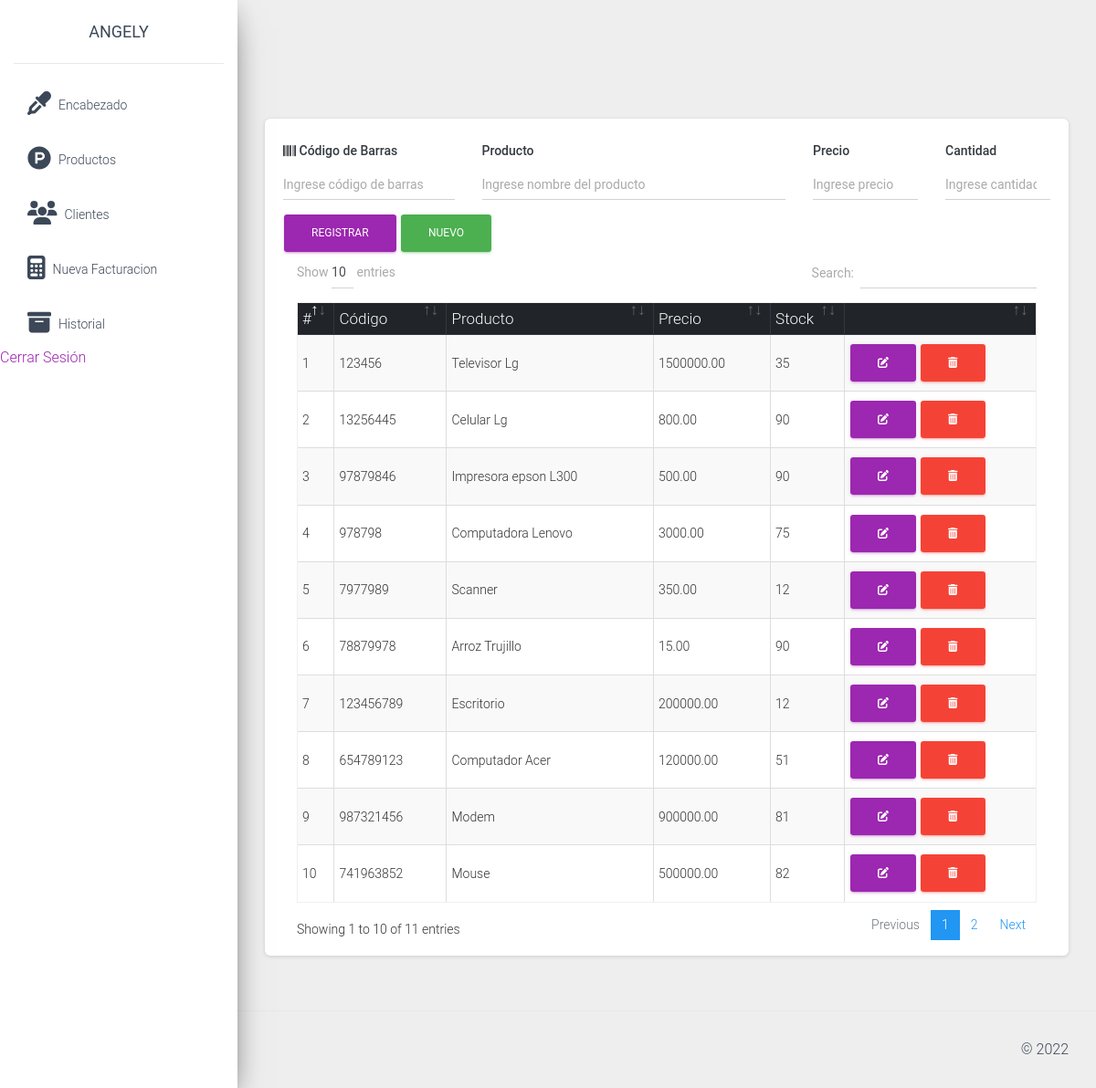
/src/productos.php (signed in), run on the app's committed database.
### tables this page shows
CREATE TABLE `producto` (
  `codproducto` int(11) NOT NULL,
  `codigo` varchar(20) NOT NULL,
  `descripcion` varchar(200) NOT NULL,
  `precio` decimal(10,2) NOT NULL,
  `existencia` int(11) NOT NULL
);

### src/productos.php (the view, shortened to what this page needs)
<?php
include_once "includes/header.php";
?>
<div class="card shadow-lg">
    <div class="card-body">
        <div class="row">
            <div class="col-md-12">
                <form action="" method="post" autocomplete="off" id="formulario">
                    <div class="row">
                        <div class="col-md-3">
                            <div class="form-group">
                                <label for="codigo" class=" text-dark font-weight-bold"><i class="fas fa-barcode"></i> Código de Barras</label>
                                <input type="text" placeholder="Ingrese código de barras" name="codigo" id="codigo" class="form-control">
                            </div>
                        </div>
                        <div class="col-md-5">
                            <div class="form-group">
                                <label for="producto" class=" text-dark font-weight-bold">Producto</label>
                                <input type="text" placeholder="Ingrese nombre del producto" name="producto" id="producto" class="form-control">
                            </div>
                        </div>
                        <div class="col-md-2">
                            <div class="form-group">
                                <label for="precio" class=" text-dark font-weight-bold">Precio</label>
                                <input type="text" placeholder="Ingrese precio" class="form-control" name="precio" id="precio">
                            </div>
                        </div>
                        <div class="col-md-2">
                            <div class="form-group">
                                <label for="cantidad" class=" text-dark font-weight-bold">Cantidad</label>
                                <input type="number" placeholder="Ingrese cantidad" class="form-control" name="cantidad" id="cantidad">
                            </div>
                        </div>
                        <div class="col-md-6">
                            <input type="submit" value="Registrar" class="btn btn-primary" id="btnAccion">
                            <input type="button" value="Nuevo" onclick="limpiar()" class="btn btn-success" id="btnNuevo">
                        </div>
                    </div>
                </form>
            </div>
        </div>
        <div class="col-md-12">
            <div class="table-responsive">
                <table class="table table-striped table-bordered" id="tbl">
                    <thead class="thead-dark">
                        <tr>
                            <th>#</th>
                            <th>Código</th>
                            <th>Producto</th>
                            <th>Precio</th>
                            <th>Stock</th>
                            <th></th>
                        </tr>
                    </thead>
                    <tbody>
                        <?php
                        include "../conexion.php";
                        $query = mysqli_query($conexion, "SELECT * FROM producto");
                        $result = mysqli_num_rows($query);
                        if ($result > 0) {
                            while ($data = mysqli_fetch_assoc($query)) { ?>
                                <tr>
                                    <td><?php echo $data['codproducto']; ?></td>
                                    <td><?php echo $data['codigo']; ?></td>
                                    <td><?php echo $data['descripcion']; ?></td>
                                    <td><?php echo $data['precio']; ?></td>
                                    <td><?php echo $data['existencia']; ?></td>
                                    <td>
                                        <a href="#" onclick="editarProducto(<?php echo $data['codproducto']; ?>)" class="btn btn-primary"><i class='fas fa-edit'></i></a>
                                        <form action="eliminar_producto.php?id=<?php echo $data['codproducto']; ?>" method="post" class="confirmar d-inline">
                                            <button class="btn btn-danger" type="submit"><i class='fas fa-trash-alt'></i> </button>
                                        </form>
                                    </td>
                                </tr>
                        <?php }
                        } ?>
                    </tbody>
                </table>
            </div>
        </div>
    </div>
</div>
<?php include_once "includes/footer.php"; ?>

### data on the page
producto: codproducto "1", codigo "123456", descripcion "Televisor Lg", precio "1500000.00", existencia "35"
producto: codproducto "2", codigo "13256445", descripcion "Celular Lg", precio "800.00", existencia "90"
producto: codproducto "3", codigo "97879846", descripcion "Impresora epson L300", precio "500.00", existencia "90"
producto: codproducto "4", codigo "978798", descripcion "Computadora Lenovo", precio "3000.00", existencia "75"
producto: codproducto "5", codigo "7977989", descripcion "Scanner", precio "350.00", existencia "12"
producto: codproducto "6", codigo "78879978", descripcion "Arroz Trujillo", precio "15.00", existencia "90"
producto: codproducto "7", codigo "123456789", descripcion "Escritorio", precio "200000.00", existencia "12"
producto: codproducto "8", codigo "654789123", descripcion "Computador Acer", precio "120000.00", existencia "51"
producto: codproducto "9", codigo "987321456", descripcion "Modem", precio "900000.00", existencia "81"
producto: codproducto "10", codigo "741963852", descripcion "Mouse", precio "500000.00", existencia "82"
